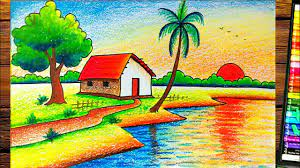
#> input picture Picture2.png, 300 x 168 px, found by its file name
$ python '18. Edge detection using Sobel Matrix along Y axis.py'   (older library calls are emulated)
#> lines starting #> are read from the running program, lines starting #| are printed output that depends on the picture
import cv2
import numpy as np

# Step 1: Read the image
img = cv2.imread('picture2.png')
#> img is the input picture: shape (168, 300, 3); mean B, G, R 95.4, 162.1, 160.7

if img is None:
    print("❌ Error: Image not found!")
else:
    # Step 2: Convert to grayscale
    gray = cv2.cvtColor(img, cv2.COLOR_BGR2GRAY)
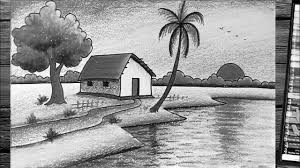
#> gray: shape (168, 300); min 1, max 255, mean 154.1

    # Step 3: Apply Gaussian Blur to smoothen
    blurred = cv2.GaussianBlur(gray, (3, 3), 0)
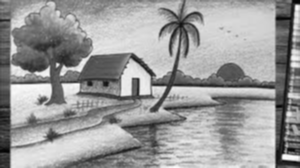
#> blurred: shape (168, 300); min 4, max 253, mean 154.2

    # Step 4: Apply Sobel operator in Y direction
    sobel_y = cv2.Sobel(blurred, cv2.CV_64F, dx=0, dy=1, ksize=3)
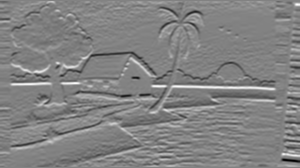
#> sobel_y: shape (168, 300) float64; min -718, max 686, mean 1.3; drawn with min black and max white
    abs_sobel_y = cv2.convertScaleAbs(sobel_y)
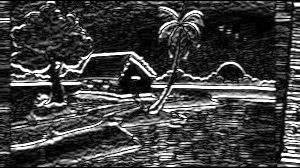
#> abs_sobel_y: shape (168, 300); min 0, max 255, mean 64

    # Step 5: Display the output
    cv2.imshow("Original Image", img)
    cv2.imshow("Sobel Y - Horizontal Edges", abs_sobel_y)

    cv2.waitKey(0)
    cv2.destroyAllWindows()

$ run again, with Picture1.png copied over Picture2.png
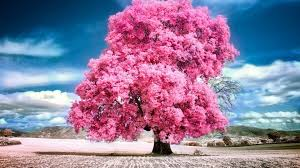
#> input picture Picture1.png, 300 x 168 px, found by its file name
#> img is the input picture: shape (168, 300, 3); mean B, G, R 157.6, 126.4, 143.9
#> `sobel_y = cv2.Sobel(blurred, cv2.CV_64F, dx=0, dy=1, ksize=3)`:
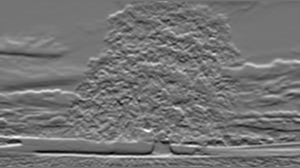
#> sobel_y: shape (168, 300) float64; min -477, max 575, mean 2.8; drawn with min black and max white
#> `abs_sobel_y = cv2.convertScaleAbs(sobel_y)`:
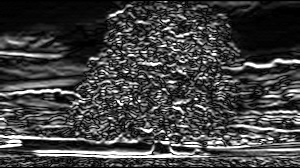
#> abs_sobel_y: shape (168, 300); min 0, max 255, mean 65.8

$ run again, with Picture3.png copied over Picture2.png
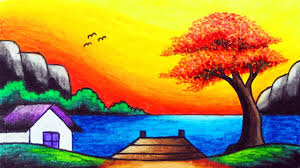
#> input picture Picture3.png, 300 x 168 px, found by its file name
#> img is the input picture: shape (168, 300, 3); mean B, G, R 71.6, 138.7, 162.3
#> `sobel_y = cv2.Sobel(blurred, cv2.CV_64F, dx=0, dy=1, ksize=3)`:
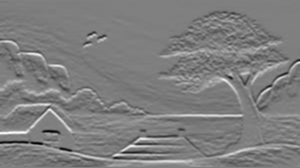
#> sobel_y: shape (168, 300) float64; min -615, max 610, mean -6.8; drawn with min black and max white
#> `abs_sobel_y = cv2.convertScaleAbs(sobel_y)`:
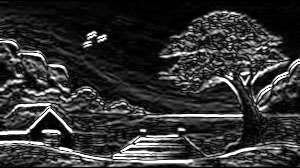
#> abs_sobel_y: shape (168, 300); min 0, max 255, mean 51
